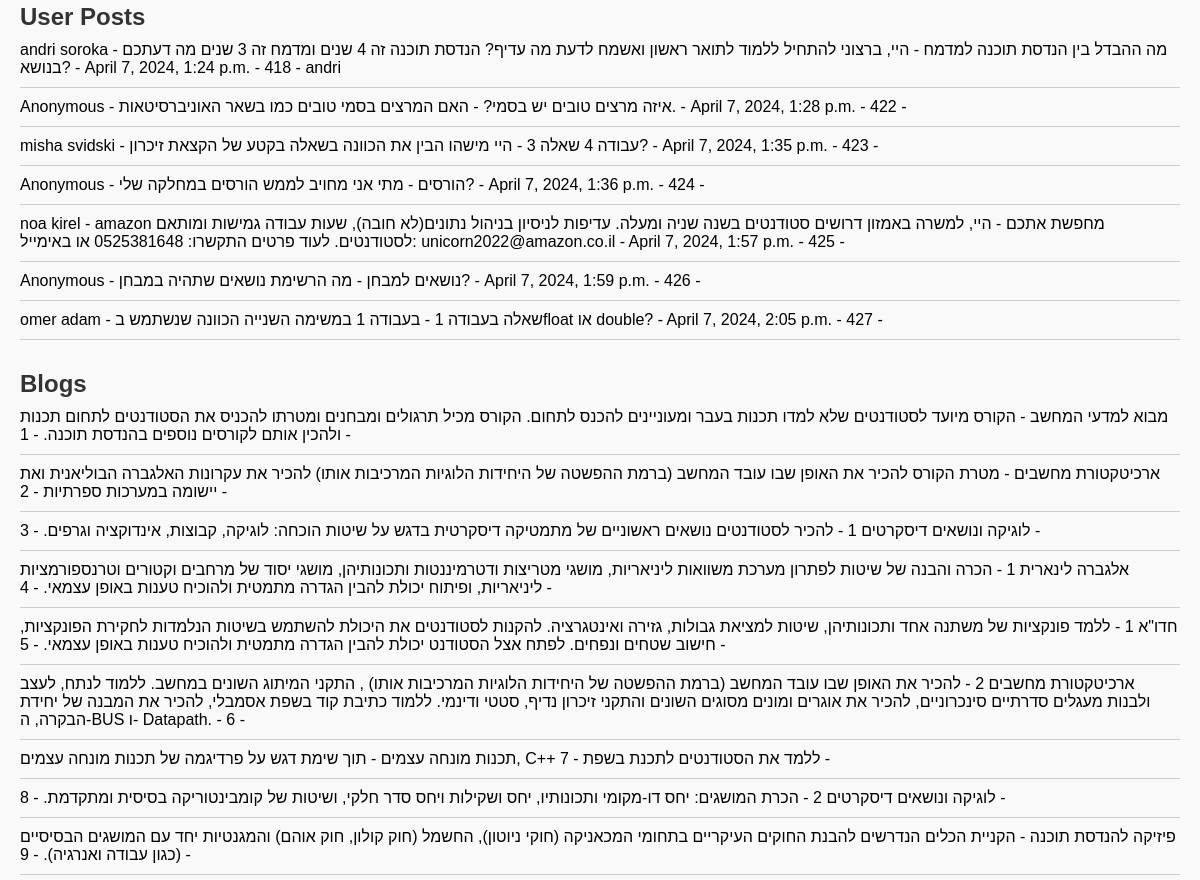
/data/ (middle part), run on an earlier commit of the app's database.
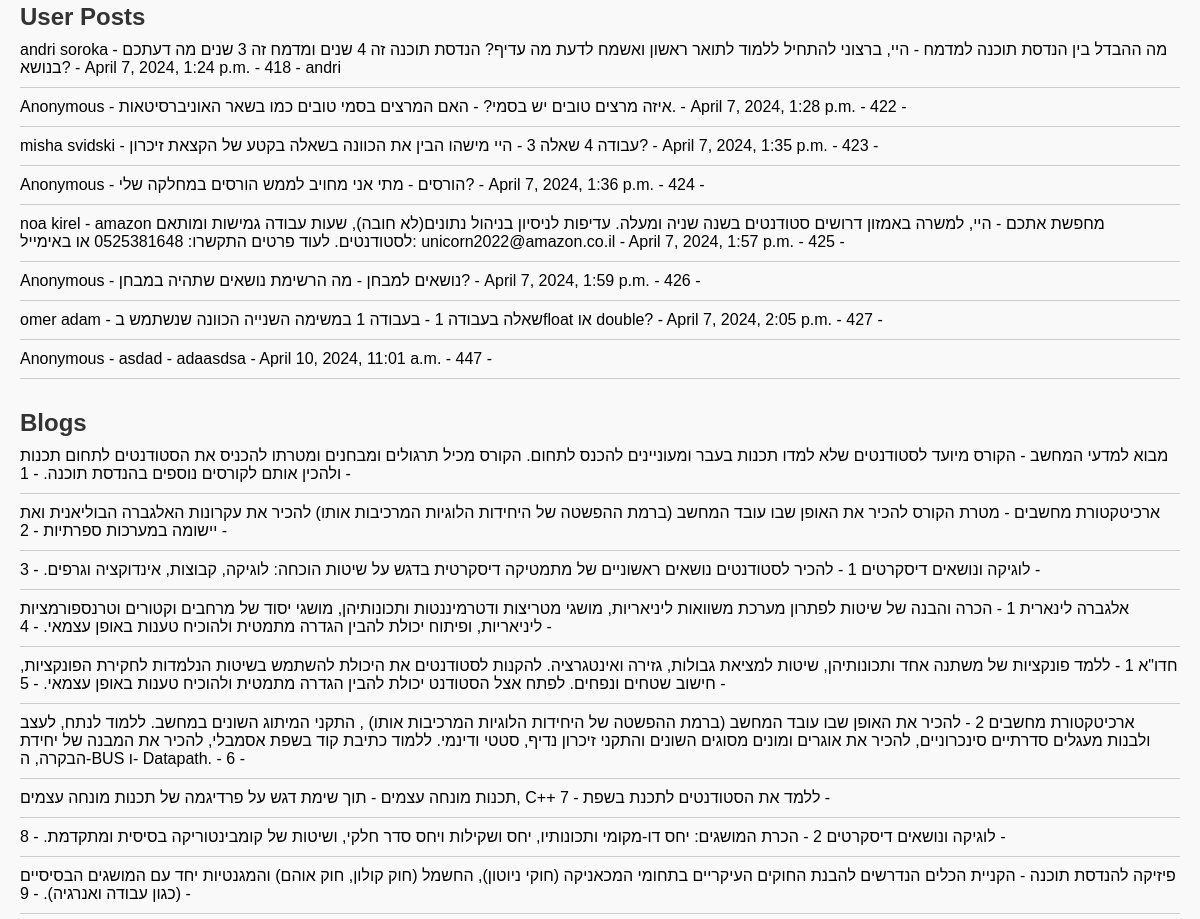
And on a later commit of the database.
### S4S/models.py (models this page shows, shortened)
class Post2(models.Model):
    title = models.CharField(max_length=100)
    user_name = models.CharField(default="none", max_length=100)
    user_email = models.EmailField(null=True)
    content = models.TextField()
    date_posted = models.DateTimeField(default=timezone.now)
    blog = models.ForeignKey('Blog', on_delete=models.CASCADE, null=True)
    candidate = models.ForeignKey('Candidate', on_delete=models.CASCADE, null=True, blank=True)
    student = models.ForeignKey('Student', on_delete=models.CASCADE, null=True, blank=True)
    graduate = models.ForeignKey('Graduate', on_delete=models.CASCADE, null=True, blank=True)
    admin = models.ForeignKey('Admin', on_delete=models.CASCADE, null=True, blank=True)
    comment_count = models.IntegerField(default=0)
    likes_count = models.IntegerField(default=0)

class Candidate(models.Model):
    first_name = models.CharField(max_length=100)
    last_name = models.CharField(max_length=100)
    email = models.EmailField(max_length=254)
    password = models.CharField(max_length=100)
    reset_code = models.CharField(max_length=10, null=True, blank=True)

class Blog(models.Model):
    title = models.CharField(max_length=100)
    description = models.TextField(default='No description')

### S4S/DataVisuals.py (the view)
# urls.py: path('data/', DataVisuals.display_data, name='data'),
def display_data(request):
    candidates = Candidate.objects.all()
    students = Student.objects.all()
    graduates = Graduate.objects.all()
    posts = Post.objects.all()
    posts2 = Post2.objects.all()
    blogs = Blog.objects.all()
    return render(request, 'display_data.html', {'candidates': candidates, 'students': students,
                                                 'graduates': graduates, 'posts': posts, 'posts2': posts2 , 'blogs': blogs } )

### templates/display_data.html (shortened to what this page needs)
<!DOCTYPE html>
<html lang="en">
<head>
</head>
<body>
    <h1>User Posts</h1>
    <ul>
        {% for post2 in posts2 %}
        <li>{{ post2.user_name }} - {{ post2.title }} - {{ post2.content }}
            - {{ post2.date_posted }} - {{ post2.id }} - {{ post2.candidate.first_name }}</li>
        {% endfor %}
    </ul>
 <h1>Blogs</h1>
    <ul>
        {% for blog in blogs %}
        <li>{{ blog.title }} - {{ blog.description }} - {{ blog.id }} - </li>
        {% endfor %}
    </ul>
</body>
</html>

What changed in the data, as far as the page shows it:
added Post2: user_name "Anonymous", title "asdad", content "adaasdsa", date_posted "April 10, 2024, 11:01 a.m.", id "447"
